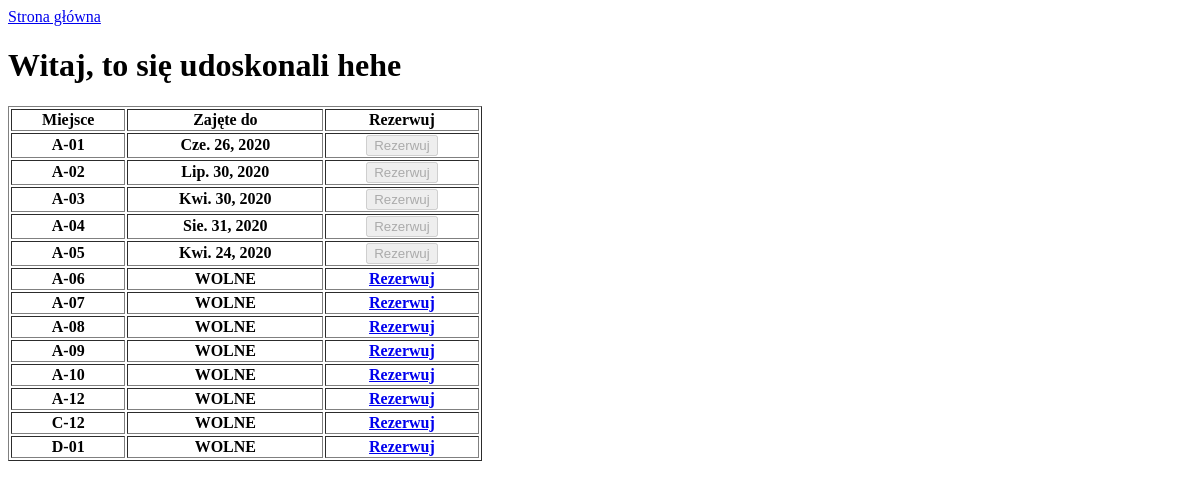
/marine/, run on an earlier commit of the app's database.
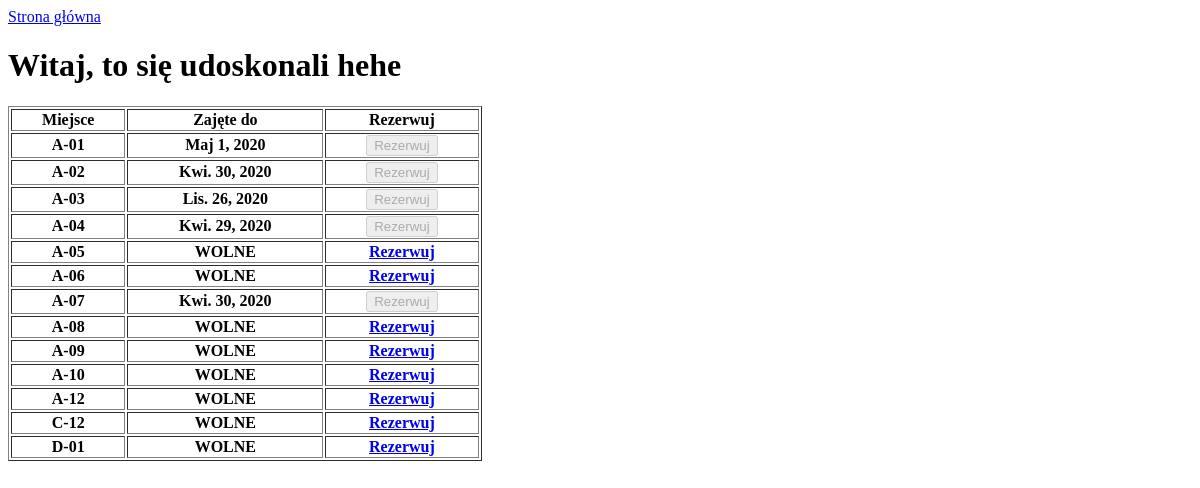
And on a later commit of the database.
### marine/models.py (models this page shows, shortened)
class ParkingPlace(models.Model):
    parking_place = models.CharField(max_length=5)
    occupied_to = models.DateField('Occupied to', blank=True, null=True)
    name_yacht = models.CharField(max_length=50, null=True, blank=True)
    def place_free(self):
        if self.occupied_to:
            return self.occupied_to <= datetime.date.today()
        else:
            return True
    place_free.boolean = True
    place_free.short_description = 'Place free?'

### marine/views.py (the view)
# urls.py: path('', views.IndexView.as_view(), name='index'),
class IndexView(generic.ListView):
    template_name = 'marine/index.html'
    context_object_name = 'parking_places'
    def get_queryset(self):
        return ParkingPlace.objects.order_by('parking_place')

### marine/templates/marine/index.html
{% extends 'marine/base.html' %}
{% block content %}
    <table style="width:40%" border="1">
        <tr>
            <th>Miejsce</th>
            <th>Zajęte do</th>
            <th>Rezerwuj</th>
        </tr>
    {% for parking_place in parking_places %}
        <tr>
            <th>{{ parking_place.parking_place }}</th>
            <th>
                {% if parking_place.occupied_to and not parking_place.place_free %}
                {{ parking_place.occupied_to }}
                {% else %} WOLNE
                {% endif %}
            </th>
            <th>
                {% if parking_place.place_free %}
                    <a href="{% url 'marine:new_book' parking_place.id %}">Rezerwuj</a>
                {% else %}
                    <button type="button" disabled>Rezerwuj</button>
                {% endif %}
            </th>
        </tr>
    {% endfor %}
    </table>
{% endblock %}

### marine/templates/marine/base.html (shortened to what this page needs)
{% load static %}
<!DOCTYPE html>
<html lang="pl">
<head>
</head>
<body>
    <a href="{% url 'marine:index' %}">Strona główna</a>
    <h1>Witaj, to się udoskonali hehe</h1>
    {% block content %} {% endblock %}
</body>
</html>

What changed in the data, as far as the page shows it:
changed ParkingPlace: occupied_to "Cze. 26, 2020" → "Maj 1, 2020"
changed ParkingPlace (number 2 of 13 on the later page): occupied_to "Lip. 30, 2020" → "Kwi. 30, 2020"
changed ParkingPlace: occupied_to "Kwi. 30, 2020" → "Lis. 26, 2020"
changed ParkingPlace: occupied_to "Sie. 31, 2020" → "Kwi. 29, 2020"
changed ParkingPlace (number 5 of 13 on the later page): occupied_to "Kwi. 24, 2020" → (not shown); now shows "WOLNE"
changed ParkingPlace (number 7 of 13 on the later page): occupied_to (not shown) → "Kwi. 30, 2020"; no longer shows "WOLNE"
